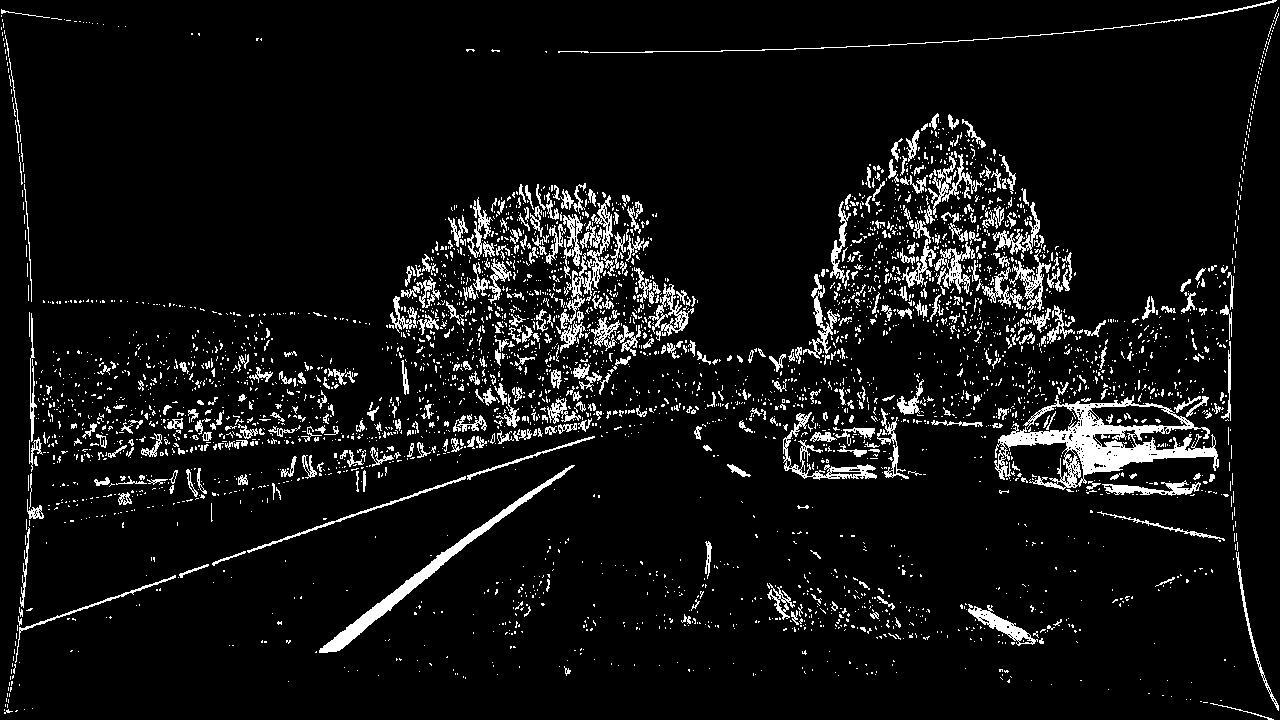
#> input picture results/combined_binary_output.jpg, 1280 x 720 px
$ python z4.py
#> lines starting #> are read from the running program, lines starting #| are printed output that depends on the picture
import cv2
import numpy as np

# Učitaj binarnu sliku (rezultat iz prethodnog koraka)
binary = cv2.imread('results/combined_binary_output.jpg', cv2.IMREAD_GRAYSCALE)
#> binary is the input picture: shape (720, 1280); min 0, max 255, mean 18.2

h, w = binary.shape
#> h = 720; w = 1280

# Definiši SOURCE tačke (trapez na putu)
src = np.float32([
    [w * 0.43, h * 0.65],   # gore levo
    [w * 0.58, h * 0.65],   # gore desno
    [w * 0.90, h * 1.00],   # dole desno
    [w * 0.10, h * 1.00]    # dole levo
])

# Definiši DESTINATION tačke (pravougaonik)
dst = np.float32([
    [w * 0.25, 0],
    [w * 0.75, 0],
    [w * 0.75, h],
    [w * 0.25, h]
])

# Izračunaj matricu transformacije
M = cv2.getPerspectiveTransform(src, dst)

# Warp (bird’s-eye view)
warped = cv2.warpPerspective(binary, M, (w, h))
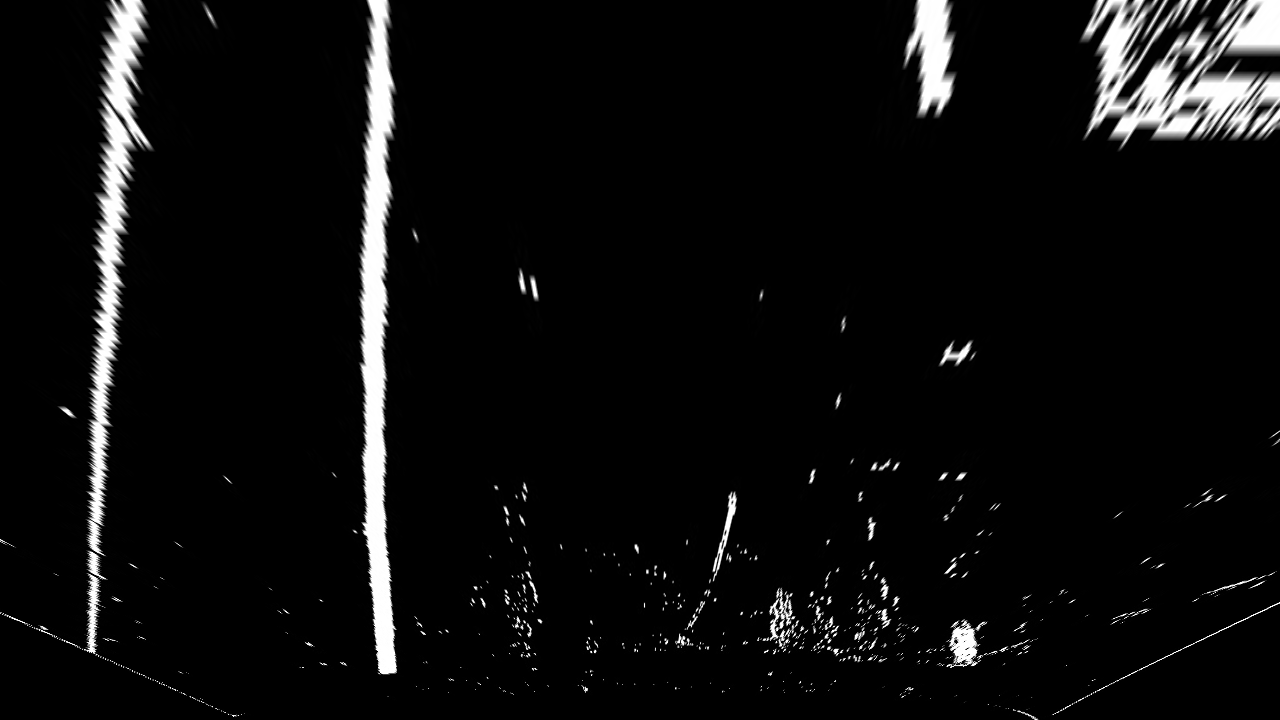
#> warped: shape (720, 1280); min 0, max 255, mean 13.6

# Prikaz
cv2.imshow('Binary Image', binary)
cv2.imshow('Warped (Bird Eye View)', warped)

# Sačuvaj rezultat
cv2.imwrite('results/warped_binary.jpg', warped)

cv2.waitKey(0)
cv2.destroyAllWindows()
